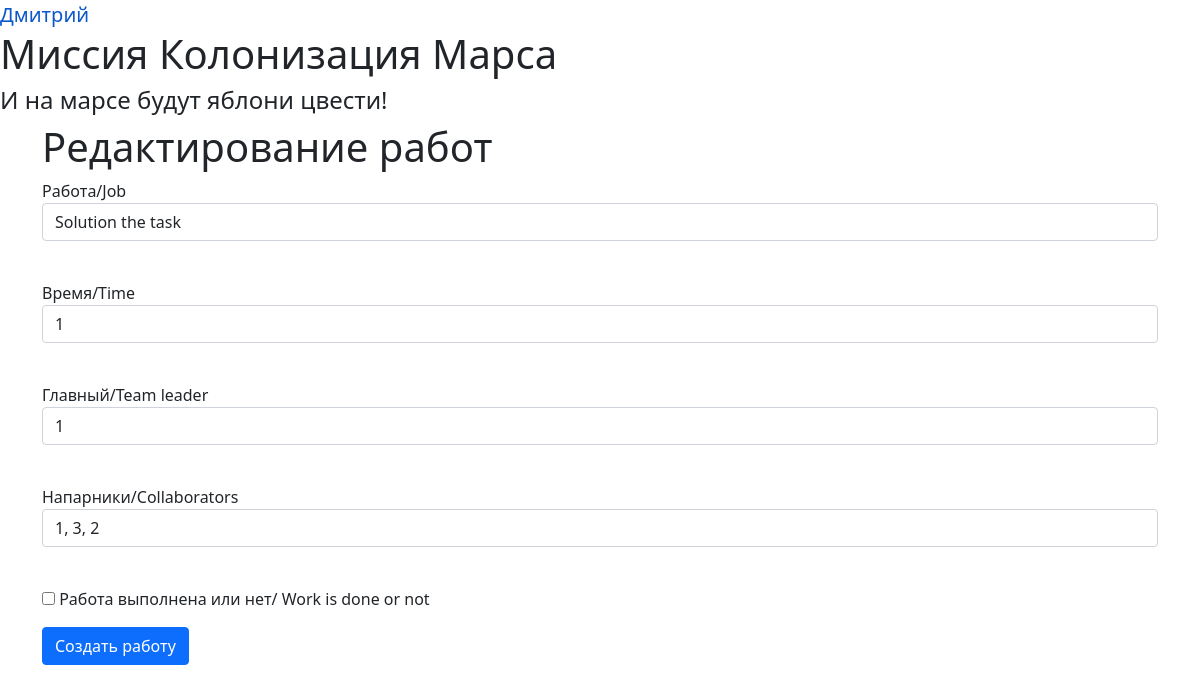
The page /edit_jobs/1 (signed in) on the database its author committed.
### data/users.py (models this page shows, shortened)
class User(SqlAlchemyBase, UserMixin, SerializerMixin):
    __tablename__ = 'users'
    id = sqlalchemy.Column(sqlalchemy.Integer,
                           primary_key=True, autoincrement=True)
    surname = sqlalchemy.Column(sqlalchemy.String)
    name = sqlalchemy.Column(sqlalchemy.String)
    age = sqlalchemy.Column(sqlalchemy.Integer)
    position = sqlalchemy.Column(sqlalchemy.String)
    speciality = sqlalchemy.Column(sqlalchemy.String)
    address = sqlalchemy.Column(sqlalchemy.String)
    email = sqlalchemy.Column(sqlalchemy.String, unique=True)
    hashed_password = sqlalchemy.Column(sqlalchemy.String, nullable=True)
    modified_date = sqlalchemy.Column(sqlalchemy.DateTime)
    city_from = sqlalchemy.Column(sqlalchemy.String)
    jobs = orm.relationship("Jobs", back_populates='user')
    department = orm.relationship("Department", back_populates='user')

### data/jobs.py (models this page shows)
class Jobs(SqlAlchemyBase, SerializerMixin):
    __tablename__ = 'jobs'
    id = sqlalchemy.Column(sqlalchemy.Integer,
                           primary_key=True, autoincrement=True)
    team_leader = sqlalchemy.Column(sqlalchemy.Integer,
                                    sqlalchemy.ForeignKey('users.id'))
    job = sqlalchemy.Column(sqlalchemy.String)
    work_size = sqlalchemy.Column(sqlalchemy.Integer)
    collaborators = sqlalchemy.Column(sqlalchemy.String)
    start_date = sqlalchemy.Column(sqlalchemy.DateTime, default=datetime.datetime.now)
    end_data = sqlalchemy.Column(sqlalchemy.DateTime, default=None)
    is_finished = sqlalchemy.Column(sqlalchemy.Boolean)
    user = orm.relationship('User')

### main.py (the view)
@app.route('/edit_jobs/<int:id>', methods=['GET', 'POST'])
@login_required
def edit_job(id):
    form = JobsForm()
    if request.method == 'GET':
        db_sess = db_session.create_session()
        job = db_sess.query(Jobs).filter(Jobs.id == id, Jobs.user == current_user).first()
        if job is None:
            job = db_sess.query(Jobs).filter(Jobs.id == id, current_user.id == 1).first()
        if job:
            form.job.data = job.job
            form.team_lead.data = job.team_leader
            form.collaborators.data = job.collaborators
            form.work_size.data = job.work_size
            form.is_finished.data = job.is_finished
        else:
            abort(404)
    if form.validate_on_submit():
        db_sess = db_session.create_session()
        jobs = db_sess.query(Jobs).filter(Jobs.id == id,
                                          Jobs.user == current_user).first()
        if jobs is None:
            jobs = db_sess.query(Jobs).filter(Jobs.id == id, current_user.id == 1).first()
        if jobs:
            jobs.job = form.job.data
            jobs.team_lead = form.team_lead.data
            jobs.collaborators = form.collaborators.data
            jobs.work_size = form.work_size.data
            jobs.is_finished = form.is_finished.data
            db_sess.commit()
            return redirect('/tables')
        else:
            abort(404)
    else:
        if current_user.is_authenticated:
            return render_template('add_jobs.html', form=form, title='Редактирование работ')
        return redirect('/login')

### forms/jobsform.py
class JobsForm(FlaskForm):
    job = StringField('Работа/Job', validators=[DataRequired()])
    work_size = IntegerField("Время/Time", validators=[DataRequired()])
    team_lead = IntegerField('Главный/Team leader', validators=[DataRequired()])
    collaborators = StringField('Напарники/Collaborators', default='')
    is_finished = BooleanField('Работа выполнена или нет/ Work is done or not')
    submit = SubmitField('Создать работу')

### data/db_session.py (called while the page is built)
def create_session() -> Session:
    global __factory
    return __factory()

### main.py (called while the page is built)
@login_manager.user_loader
def load_user(user_id):
    db_sess = db_session.create_session()
    return db_sess.query(User).get(user_id)

### templates/add_jobs.html (shortened to what this page needs)
{% extends "base.html" %}
{% block content %}
<h1>{{ title }}</h1>
<form action="" method="post">
    <p>
        {{ form.job.label }}<br>
        {{ form.job(class="form-control") }}<br>
    </p>
    <p>
        {{ form.work_size.label }}<br>
        {{ form.work_size(class="form-control") }}<br>
    </p>
     <p>
        {{ form.team_lead.label }}<br>
        {{ form.team_lead(class="form-control") }}<br>
    </p>
    <p>
        {{ form.collaborators.label }}<br>
        {{ form.collaborators(class="form-control") }}<br>
    </p>
    <p>{{ form.is_finished }} {{ form.is_finished.label  }}</p>
    <p>{{ form.submit(type="submit", class="btn btn-primary") }}</p>
</form>
{% endblock %}

### templates/base.html (shortened to what this page needs)
<!DOCTYPE html>
<html lang="ru">
<head>
    <link href="/static/style.css" rel="stylesheet" type="text/css"></link>
    <link href="/static/for_form.css" rel="stylesheet" type="text/css"></link>
    <link rel="stylesheet"
                                 href="https://cdn.jsdelivr.net/npm/bootstrap@5.0.0-beta1/dist/css/bootstrap.min.css"
>
    <nav>
        {% if current_user.is_authenticated %}
            <a class="navbar-brand" href="/logout">{{ current_user.name }}</a>
        {% else %}
            <p>
                <a class="btn btn-primary " href="/register">Зарегистрироваться</a>
                <a class="btn btn-success" href="/login">Войти</a>
            </p>
        {% endif %}
    </nav>
    </head>
    <body>
        <h1>Миссия Колонизация Марса</h1>
        <h4>И на марсе будут яблони цвести!</h4>
        <main role="main" class="container move-one-tab">
            {% block content %}{% endblock %}
        </main>
    </body>
</html>

### static/style.css (style rules this page uses)
.move-one-tab { margin-left: 20px; margin-bottom: 20px; }

### rows shown on the page
User: name "Дмитрий"
Jobs: job "Solution the task", work_size "1", collaborators "1, 3, 2"

### other values the page prints
{{ title }} "Редактирование работ"
